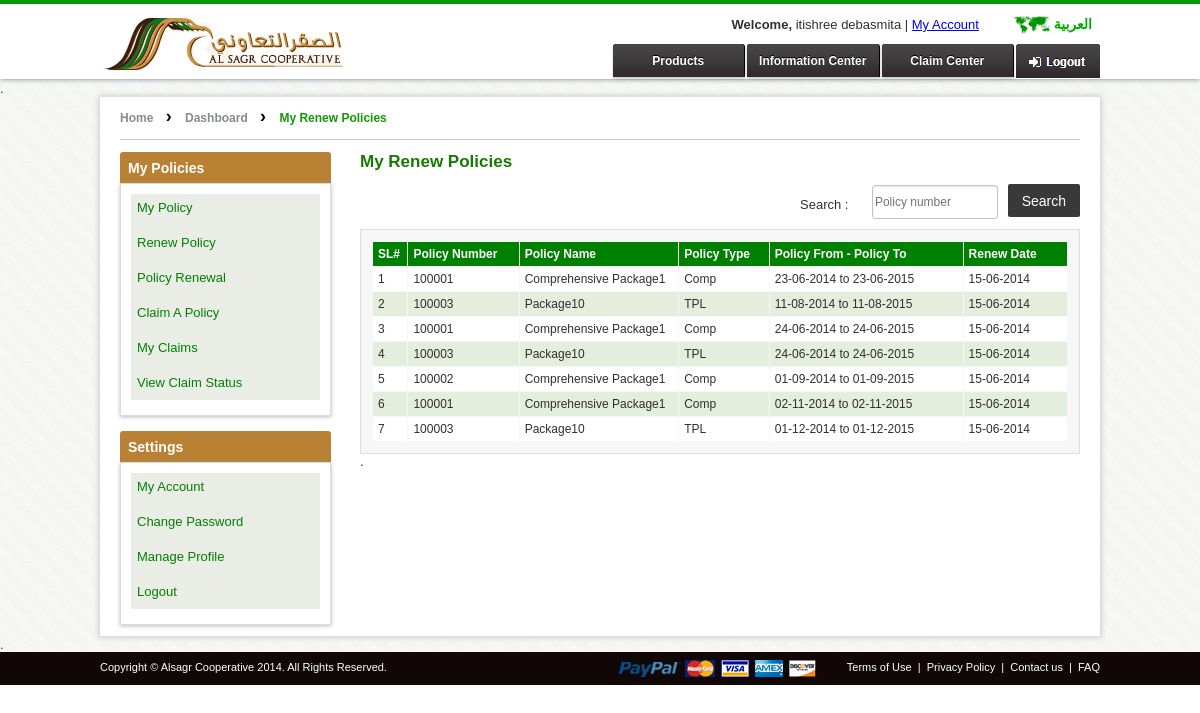
The page /index.php?page=my-renew-policies (signed in) on the database its author committed.
### tables this page shows
CREATE TABLE IF NOT EXISTS `ksa_user` (
`id` int(11) NOT NULL,
  `agent_id` int(11) NOT NULL,
  `customer_code` varchar(50) NOT NULL,
  `iqma_no` varchar(50) NOT NULL,
  `salutation` varchar(20) NOT NULL,
  `fname` varchar(100) NOT NULL,
  `lname` varchar(100) NOT NULL,
  `marital_status` varchar(22) NOT NULL,
  `gender` enum('m','f') NOT NULL,
  `accno` varchar(100) NOT NULL,
  `occupation` varchar(100) NOT NULL,
  `drive_license_no` varchar(60) NOT NULL,
  `accname` varchar(200) NOT NULL,
  `email` varchar(100) NOT NULL,
  `address1` text NOT NULL,
  `cus_photo` varchar(100) NOT NULL,
  `customer_type` enum('1','2') NOT NULL DEFAULT '1',
  `customer_source` enum('Online','Offline') NOT NULL DEFAULT 'Online',
  `address2` text NOT NULL,
  `country` varchar(50) NOT NULL,
  `state` text NOT NULL,
  `phone_mobile` varchar(15) NOT NULL,
  `phone_landline` varchar(15) NOT NULL,
  `dob` datetime NOT NULL,
  `created_date` datetime NOT NULL,
  `modified_date` timestamp NOT NULL DEFAULT CURRENT_TIMESTAMP ON UPDATE CURRENT_TIMESTAMP,
  `security_question` text NOT NULL,
  `security_answer` text NOT NULL,
  `policy_renewal` int(11) NOT NULL,
  `email_notification` int(11) NOT NULL
);

CREATE TABLE IF NOT EXISTS `ksa_policy_renewal` (
`id` int(11) NOT NULL,
  `customer_id` int(11) NOT NULL,
  `policy_no` varchar(100) NOT NULL,
  `policy_class_id` int(100) NOT NULL,
  `policy_type_id` int(11) NOT NULL,
  `policy_insured_startdate` date NOT NULL,
  `policy_insured_enddate` date NOT NULL,
  `renew_date` timestamp NOT NULL DEFAULT CURRENT_TIMESTAMP
);

CREATE TABLE IF NOT EXISTS `ksa_package` (
`id` int(11) NOT NULL,
  `package_no` varchar(200) NOT NULL,
  `product_id` int(11) NOT NULL,
  `policy_type_id` int(11) NOT NULL,
  `policy_type` varchar(200) NOT NULL,
  `package_title` varchar(220) NOT NULL,
  `package_title_ar` varchar(220) NOT NULL,
  `package_desc` text NOT NULL,
  `package_desc_ar` text NOT NULL,
  `vehicle_make_comp` int(11) NOT NULL,
  `vehicle_model_comp` int(11) NOT NULL,
  `vehicle_type_comp` int(11) NOT NULL,
  `is_agency_repair` int(11) NOT NULL,
  `no_of_ncd` int(11) NOT NULL,
  `policy_use` int(11) NOT NULL,
  `vehicle_type_tpl` varchar(200) NOT NULL,
  `driver_age` int(11) NOT NULL,
  `vehicle_cylender_tpl` varchar(200) NOT NULL,
  `vehicle_weight_tpl` varchar(200) NOT NULL,
  `vehicle_seats_tpl` varchar(200) NOT NULL,
  `package_amt` double NOT NULL,
  `created_date` datetime NOT NULL,
  `status` int(11) NOT NULL DEFAULT '1'
);

CREATE TABLE IF NOT EXISTS `ksa_menu` (
`menu_id` int(11) NOT NULL,
  `menu_title` varchar(200) NOT NULL,
  `menu_title_ar` text NOT NULL,
  `allias` varchar(200) NOT NULL,
  `menu_link` varchar(200) NOT NULL,
  `menu_position` int(11) NOT NULL,
  `menu_access` tinyint(4) NOT NULL DEFAULT '0',
  `menu_parent` varchar(200) NOT NULL DEFAULT 'demo',
  `menu_assign` int(11) NOT NULL,
  `menu_user` int(1) NOT NULL,
  `ordering` int(11) NOT NULL,
  `status` tinyint(1) NOT NULL DEFAULT '1',
  `create_date` date NOT NULL,
  `footer_menu_position` int(11) NOT NULL COMMENT '1 for quick links , 2 for Bottom Footer, 3 for Support Center'
);

### classes/dbFactory.php (called while the page is built, shortened)
<?php
class dbFactory {
	public function recordFetch( $idval, $table ){
		if($idval != "" && $table != "")
		{
			$table = explode(":",$table);
			$sq = mysql_query("SELECT * FROM $table[0] WHERE $table[1] = '$idval'");
			$dataList = mysql_fetch_assoc($sq);
			return $dataList;
		}else{
			return 2;
		}
	}
}
?>

### config/functions.php (called while the page is built, shortened)
<?php
function getElementVal( $element, $datalist )
{
	return $datalist[$element];
}
?>

### public/my-renew-policies.php (the view, shortened to what this page needs)
<?php
	if(empty($_SESSION['uid']))
	{
		header("location:index.php?page=sign-in");
	}else{
$reg_user_deatil = $db->recordFetch($_SESSION['uid'],USERTBL.":".'id');
$customer_code = getElementVal('customer_code',$reg_user_deatil);
function getPackageDetails($policy_no)
{
	$res = mysql_fetch_object(mysql_query("select b.package_title from ".POLICYMASTER." as a left join ".PACKAGE." as b on a.package_no = b.package_no where a.policy_no='".$policy_no."'"));
	return $res->package_title;
}
?>
<div class="innrebodypanel">
        <div class="clearfix" style="height:15px;">.</div>
        <div class="innerwrap">
            <div class="breadcrumb" >
                <a itemprop="url" href="<?=BASE_URL?>">Home</a>
                <span class="breeadset">&#8250;</span>
                <a itemprop="url" href="<?=BASE_URL.'index.php?page=user-dashboard'?>">Dashboard</a>
                <span class="breeadset">&#8250;</span>
                <strong>My Renew Policies </strong>
            </div>
            <?php include_once('includes/dashboard-sidebar.php'); ?>
            <div class="lg-6">
                <div class="rightformpan innerTFl">
                    <h1>
                    My Renew Policies</h1>
                    <form name="searchform" enctype="get" action="<?php echo BASE_URL.'index.php?page=my-renew-policies';?>">
					<table  style="width:280px;font-size:13px; float:right;" border="0" cellspacing="0" cellpadding="0" >
								  <tbody>
									<tr>
                                    <td>Search :</td>
                                    <td><input name="policy" id="policy" value="<?php echo $_GET['policy'];?>" placeholder="Policy number"  type="text" class="generalTextBox" style="width: 120px;"></td>
                                    <td><input type="button" id="search" class="sub_btn actionBtn" value="Search" style="position: relative;bottom: 4px;height: 33px;" onclick="return SearchByTitle();"></td>
                                  </tr>
								  </tbody>
								</table>
					</form>
                        <table width="100%" border="0" cellspacing="0" cellpadding="0" class="policytab">
                          <tbody>
                            <tr>
                              <td>
                                 <table width="100%" border="0" cellspacing="1" cellpadding="1">
                                    <tbody>
                                        <tr style="background-color:green; color:#FFF;">
                                            <td width="5%" align="center"><strong>SL#</strong></td>
                                            <td width="16%" align="center"><strong>Policy Number</strong></td>
                                            <td width="23%" align="left"><strong>Policy Name</strong></td>
                                            <td width="13%" align="left"><strong>Policy Type</strong></td>
                                            <td width="28%" align="center"><strong>Policy From - Policy To </strong></td>
                                            <td width="15%" align="center"><strong>Renew Date</strong></td>
                                        </tr>
                                        <?php
										$mypolicies_qry = mysql_query('select * from '.POLICYRENEWAL.' where customer_id="'.$customer_code.'"'.$whr.' order by id desc');
										if(mysql_num_rows($mypolicies_qry) > 0)
										{
											while($policy = mysql_fetch_array($mypolicies_qry))
											{
												if($i%2 ==0)
													$bgcolor = '#fff';
												else
													$bgcolor = '#E3EEDD'; ?>
                                                <tr bgcolor="<?php echo $bgcolor;?>">
                                                    <td align="center"><?php echo $i+1;?></td>
                                                    <td align="center"><?php echo $policy['policy_no'];?></td>
                                                    <td align="left"><?php echo getPackageDetails($policy['policy_no']);?></td>
                                                    <td><?php if($policy['policy_type_id']==1)echo 'TPL';else echo 'Comp';?></td>
                                                    <td align="center"><?php echo date('d-m-Y',strtotime($policy['policy_insured_startdate']));?> to <?php echo date('d-m-Y',strtotime($policy['policy_insured_enddate']));?></td>
                                                    <td>
                                                        <?php echo date('d-m-Y',strtotime($policy['renew_date']));?>
                                                    </td>
                                                </tr>
                                                <?php $i++;
											}
										}
										else
										{
											?>
											<tr>
											<td colspan="7" style=" text-align: center;">No Policy Found</td>
											</tr>
											<?php
										}?>
                                    </tbody>
                                 </table>
                                </td>
                            </tr>
                          </tbody>
                        </table>
                    <div class="clearfix" style="height:100px;">.</div>
                </div>
            </div>
        <div class="clearfix"></div>
        </div>
       <div class="clearfix" style="height:15px;">.</div>
</div>
<?php } ?>

### includes/head-inner.php (shortened to what this page needs)
<header class="head-lg1">
    <div class="innerwrap_top">
        <figure class="logo">
            <a href="<?php echo BASE_URL;?>" style="float:left; position:relative; bottom:3px; margin-top: 3px;"><img src="images/logo.png" alt="" /></a>
        </figure>
        <figure class="navpan1" <?php if(isset($_SESSION['uid'])){ ?>style="margin-top: 13px;"<?php }else{?>style="margin-top: 29px;"<?php } ?>>
            <div style="text-align: center;"><?php if(isset($_SESSION['uid'])){ $reg_user_deatil = $db->recordFetch($_SESSION['uid'],USERTBL.":".'id'); echo "<strong>Welcome,</strong> ".$reg_user_deatil['fname']." | <a href='index.php?page=user-dashboard'>My Account</a>";  } ?></div>
            <div class="clearfix"></div>
            <?php if(isset($_SESSION['uid'])){
				 	$signinlink = 'index.php?page=sign-in&logoff=1';
					$btnstyle = 'class="logoutpan"';
				 }
		   ?>
          <div class="newnav">
			<a href="http://menacompare.com/alsagr/ar/" class="language">&#1575;&#1604;&#1593;&#1585;&#1576;&#1610;&#1577;</a>
                <ul>
                    <li><a href="#" onmouseover="showpanl();"  <?php if($_GET['page']=='product-details-comprehensive' || $_GET['page']=='product-details-tpl') { ?> class="showactive active" id="showactive" <?php } ?> >Products</a></li>
                    <li><a href="index.php?page=information-center" onmouseover="showpanl_hide();" <?php if($_GET['page']=='information-center' || $_GET['page']=='company-profile' || $_GET['page']=='board-of-directors' || $_GET['page']=='risk-we-insure' || $_GET['page']=='need-consultant-help' || $_GET['page']=='tips' || $_GET['page']=='locate-your-branch') { ?> class="showactive active" id="showactive" <?php } ?>>Information Center</a></li>
                    <li><a href="index.php?page=claim-center" onmouseover="showpanl_hide();" <?php if($_GET['page']=='claim-center' ) { ?> class="showactive active" id="showactive" <?php } ?>>Claim Center</a></li>
                    <a href="<?=$signinlink?>" <?=$btnstyle?>></a>
                </ul>
          </div>
        </figure>
    </div>
</header>

### includes/footer-inner.php (shortened to what this page needs)
<div class="footerpan">
        	<div class="innerwrap_top">
				<div class="fot_L">Copyright &copy; Alsagr Cooperative 2014. All Rights Reserved.</div>
				<div class="fot_R">
					<div class="footericons">
                <img src="<?=SITE_URL?>images/footericons.png" alt="" />
            </div>
					<?php $i = 1;
            $row=mysql_query("SELECT * FROM ".PAGEMENU." WHERE menu_position = '3' and footer_menu_position = '2' AND status='1' ORDER BY ordering ASC");
            $num_rows=mysql_num_rows($row);
            $count = 0;
            while($ress=mysql_fetch_array($row))
            {
            $count++;
            $menu_title = $ress['menu_title'];
            if($ress['menu_link'] != ""){
                $menu_link=$ress['menu_link'];
            }else{
                $menu_link= BASE_URL.strtolower($ress['allias']);
            }
            ?>
		 	<a href="<?php echo $menu_link;?>"<?php echo $cactiv;?>><?php echo stripslashes($menu_title);?></a>
            <?php if($count != $num_rows){echo '&nbsp;|&nbsp;';}?>
            <?php }?>
				</div>
			</div>
        </div>
	</div>

### rows shown on the page
ksa_user: fname "itishree debasmita"
ksa_policy_renewal: policy_no "100001", policy_no.package_title "Comprehensive Package1", policy_type_id "Comp", policy_insured_startdate "23-06-2014", policy_insured_enddate "23-06-2015", renew_date "15-06-2014"
ksa_policy_renewal: policy_no "100003", policy_no.package_title "Package10", policy_type_id "TPL", policy_insured_startdate "11-08-2014", policy_insured_enddate "11-08-2015", renew_date "15-06-2014"
ksa_policy_renewal: policy_no "100001", policy_no.package_title "Comprehensive Package1", policy_type_id "Comp", policy_insured_startdate "24-06-2014", policy_insured_enddate "24-06-2015", renew_date "15-06-2014"
ksa_policy_renewal: policy_no "100003", policy_no.package_title "Package10", policy_type_id "TPL", policy_insured_startdate "24-06-2014", policy_insured_enddate "24-06-2015", renew_date "15-06-2014"
ksa_policy_renewal: policy_no "100002", policy_no.package_title "Comprehensive Package1", policy_type_id "Comp", policy_insured_startdate "01-09-2014", policy_insured_enddate "01-09-2015", renew_date "15-06-2014"
ksa_policy_renewal: policy_no "100001", policy_no.package_title "Comprehensive Package1", policy_type_id "Comp", policy_insured_startdate "02-11-2014", policy_insured_enddate "02-11-2015", renew_date "15-06-2014"
ksa_policy_renewal: policy_no "100003", policy_no.package_title "Package10", policy_type_id "TPL", policy_insured_startdate "01-12-2014", policy_insured_enddate "01-12-2015", renew_date "15-06-2014"
ksa_menu: menu_title "Terms of Use"
ksa_menu: menu_title "Privacy Policy"
ksa_menu: menu_title "Contact us"
ksa_menu: menu_title "FAQ"
